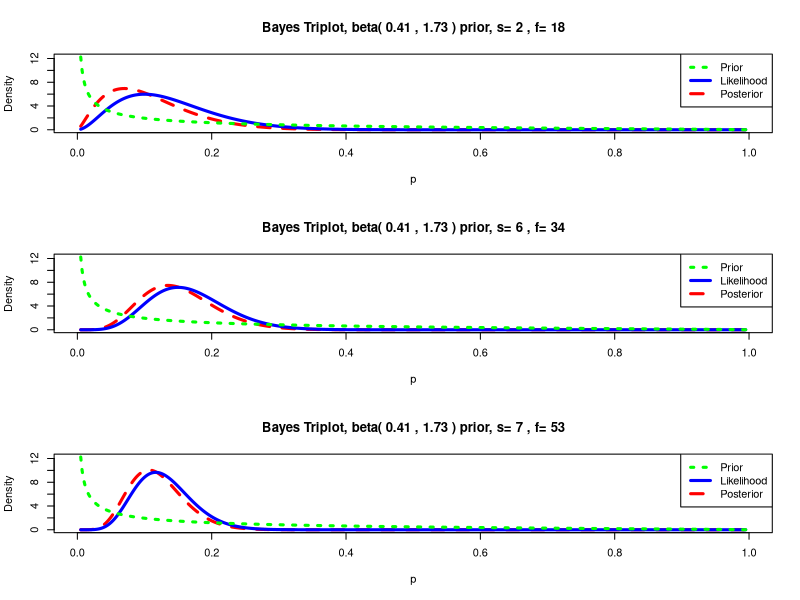
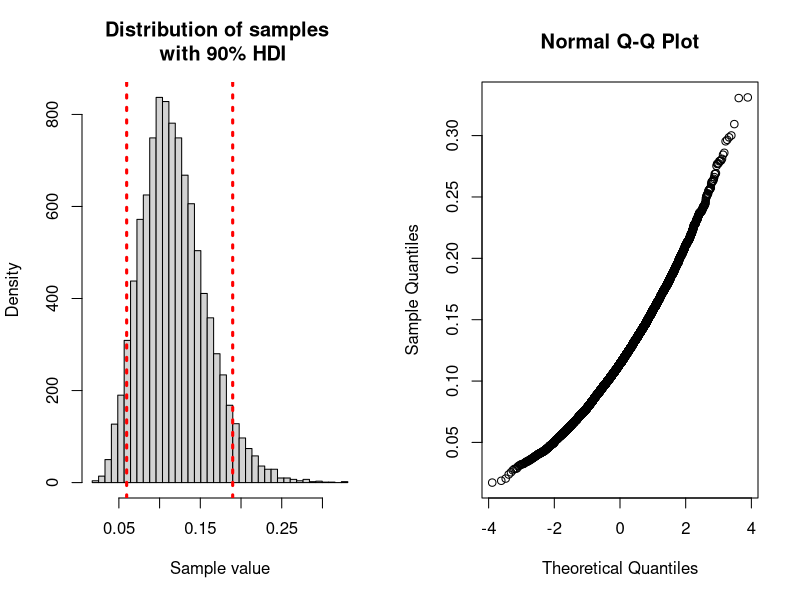
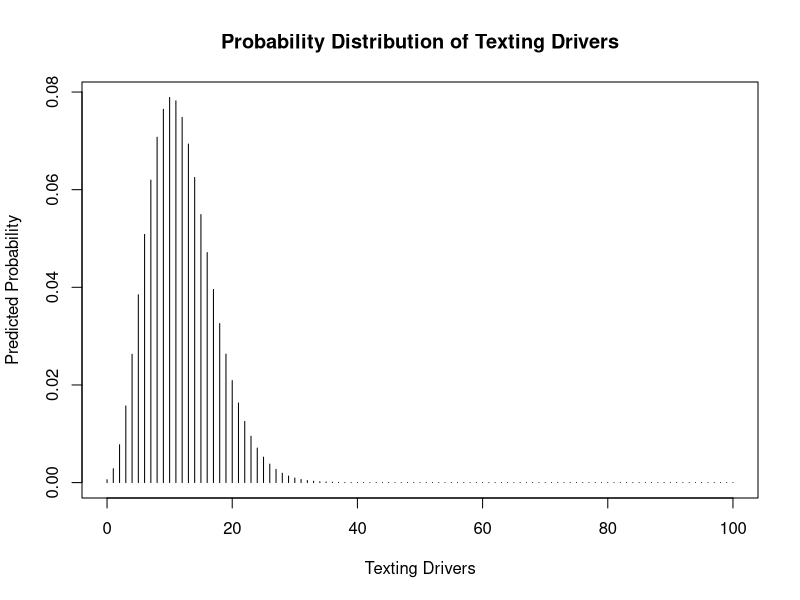
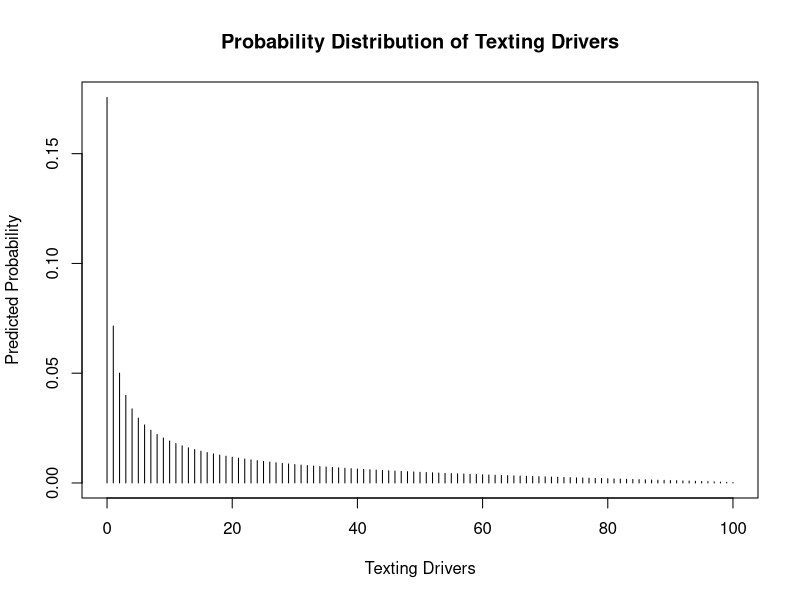

Write R code to recreate these figures, in order.
## ---- chunk 1
knitr::opts_chunk$set(echo = TRUE)
knitr::opts_chunk$set(out.width='100%')
options(width = 110)

###### LOADING FUNCTIONS CREATED
# Loading behind the scenes

## Plot posterior probability after each update
plot.posterior <- function(beta.par, success, total){
  failed = total - success
  number = length(success)
  par(mfrow = c(length(total),1))
  for(i in 1:number){
    triplot(beta.par, c(sum(success[1:i]), sum(failed[1:i])))
  }
  par(mfrow = c(1,1))
}
## Simulate from the posterior and compute confidence intervals
simulate.posterior <- function(beta.par, success, total, n=10000, hdi=0.90){
  failed = total - success
  beta.post.par <- beta.par + c(sum(success), sum(failed))
  post.sample <- rbeta(n, beta.post.par[1], beta.post.par[2])
  par(mfrow = c(1,2))
  quants = quantile(post.sample, c((1-hdi)/2, (1-hdi)/2 + hdi))
  breaks = seq(min(post.sample), max(post.sample), length.out = 41)
  hist(post.sample, breaks = breaks, 
       main = paste0("Distribution of samples \n with ", hdi*100, "% HDI"),
       xlab = 'Sample value',
       ylab = 'Density')
  abline(v = quants[1], lty = 3, col = 'red', lwd = 3)
  abline(v = quants[2], lty = 3, col = 'red', lwd = 3)
  qqnorm(post.sample)
  par(mfrow = c(1,1))
  print(quants)
  return(beta.post.par)
}
## Predict using given distribution
sim.trial <- function(beta, n=100, hdi=0.90){
  s <- 0:n
  pred.probs <- pbetap(beta, n, s)
  plot(s, pred.probs, type="h", 
       main = 'Probability Distribution of Texting Drivers',
       xlab = 'Texting Drivers',
       ylab = 'Predicted Probability')
  discint(cbind(s, pred.probs), 0.90)
}
## ---- chunk 2
library(LearnBayes)
beta.par <- beta.select(list(p=0.50, x=0.1), list(p=0.75, x=0.3))
beta.par ## The parameters of the prior Beta distribution
## ---- chunk 3
plot.posterior(beta.par, c(2,4,1), c(20,20,20))
## ---- chunk 4
beta.post.par <- simulate.posterior(beta.par, c(2,4,1), c(20,20,20), n=10000, hdi=0.90)
## ---- chunk 5
sim.trial(beta.post.par, 100)
## ---- chunk 6
sim.trial(beta.par, 100)
